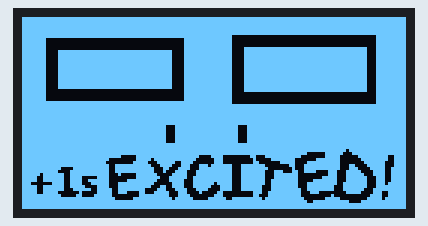
Bench run of a sketch on a simulated Arduino Uno, built with avr-gcc and run on an emulated ATmega328P. Shown: 128×64 one-colour display. What the sketch prints to the serial monitor is not drawn.

Above: at 1.4 s.
At 5.5 s:
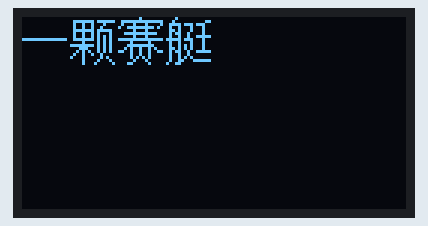

The sketch:

exciteduino.ino
```cpp
#include "U8glib.h"
#include <Wire.h>

U8GLIB_SSD1306_128X64 u8g(U8G_I2C_OPT_NONE);	// I2C / TWI  constructor of ssd1306 oled

const uint8_t rook_bitmap[] PROGMEM = {
0xFF,0xFF,0xFF,0xFF,0xFF,0xFF,0xFF,0xFF,0xFF,0xFF,0xFF,0xFF,0xFF,0xFF,0xFF,0xFF,
0xFF,0xFF,0xFF,0xFF,0xFF,0xFF,0xFF,0xFF,0xFF,0xFF,0xFF,0xFF,0xFF,0xFF,0xFF,0xFF,
0xFF,0xFF,0xFF,0xFF,0xFF,0xFF,0xFF,0xFF,0xFF,0xFF,0xFF,0xFF,0xFF,0xFF,0xFF,0xFF,
0xFF,0xFF,0xFF,0xFF,0xFF,0xFF,0xFF,0xFF,0xFF,0xFF,0xFF,0xFF,0xFF,0xFF,0xFF,0xFF,
0xFF,0xFF,0xFF,0xFF,0xFF,0xFF,0xFF,0xFF,0xFF,0xFF,0xFF,0xFF,0xFF,0xFF,0xFF,0xFF,
0xFF,0xFF,0xFF,0xFF,0xFF,0xFF,0xFF,0xFF,0xFF,0xFF,0xFF,0xFF,0xFF,0xFF,0xFF,0xFF,
0xFF,0xFF,0xFF,0xFF,0xFF,0xFF,0xFF,0xFF,0xFC,0x00,0x00,0x00,0x00,0x00,0x03,0xFF,
0xFF,0x00,0x00,0x00,0x00,0x00,0x03,0xFF,0xFC,0x00,0x00,0x00,0x00,0x00,0x03,0xFF,
0xFF,0x00,0x00,0x00,0x00,0x00,0x03,0xFF,0xFC,0x00,0x00,0x00,0x00,0x00,0x03,0xFF,
0xFF,0x00,0x00,0x00,0x00,0x00,0x03,0xFF,0xFC,0x00,0x00,0x00,0x00,0x00,0x03,0xFF,
0xFF,0x00,0x00,0x00,0x00,0x00,0x03,0xFF,0xFC,0x3F,0xFF,0xFF,0xFF,0xFF,0xE3,0xFF,
0xFF,0x0F,0xFF,0xFF,0xFF,0xFF,0xC3,0xFF,0xFC,0x3F,0xFF,0xFF,0xFF,0xFF,0xE3,0xFF,
0xFF,0x0F,0xFF,0xFF,0xFF,0xFF,0xC3,0xFF,0xFC,0x3F,0xFF,0xFF,0xFF,0xFF,0xE3,0xFF,
0xFF,0x0F,0xFF,0xFF,0xFF,0xFF,0xC3,0xFF,0xFC,0x3F,0xFF,0xFF,0xFF,0xFF,0xE3,0xFF,
0xFF,0x0F,0xFF,0xFF,0xFF,0xFF,0xC3,0xFF,0xFC,0x3F,0xFF,0xFF,0xFF,0xFF,0xE3,0xFF,
0xFF,0x0F,0xFF,0xFF,0xFF,0xFF,0xC3,0xFF,0xFC,0x3F,0xFF,0xFF,0xFF,0xFF,0xE3,0xFF,
0xFF,0x0F,0xFF,0xFF,0xFF,0xFF,0xC3,0xFF,0xFC,0x3F,0xFF,0xFF,0xFF,0xFF,0xE3,0xFF,
0xFF,0x0F,0xFF,0xFF,0xFF,0xFF,0xC3,0xFF,0xFC,0x3F,0xFF,0xFF,0xFF,0xFF,0xE3,0xFF,
0xFF,0x0F,0xFF,0xFF,0xFF,0xFF,0xC3,0xFF,0xFC,0x3F,0xFF,0xFF,0xFF,0xFF,0xE3,0xFF,
0xFF,0x0F,0xFF,0xFF,0xFF,0xFF,0xC3,0xFF,0xFC,0x3F,0xFF,0xFF,0xFF,0xFF,0xE3,0xFF,
0xFF,0x0F,0xFF,0xFF,0xFF,0xFF,0xC3,0xFF,0xFC,0x3F,0xFF,0xFF,0xFF,0xFF,0xE3,0xFF,
0xFF,0x0F,0xFF,0xFF,0xFF,0xFF,0xC3,0xFF,0xFC,0x3F,0xFF,0xFF,0xFF,0xFF,0xE3,0xFF,
0xFF,0x0F,0xFF,0xFF,0xFF,0xFF,0xC3,0xFF,0xFC,0x3F,0xFF,0xFF,0xFF,0xFF,0xE3,0xFF,
0xFF,0x0F,0xFF,0xFF,0xFF,0xFF,0xC3,0xFF,0xFC,0x3F,0xFF,0xFF,0xFF,0xFF,0xE3,0xFF,
0xFF,0x00,0x00,0x00,0x00,0x00,0x03,0xFF,0xFC,0x3F,0xFF,0xFF,0xFF,0xFF,0xE3,0xFF,
0xFF,0x00,0x00,0x00,0x00,0x00,0x03,0xFF,0xFC,0x00,0x00,0x00,0x00,0x00,0x03,0xFF,
0xFF,0x00,0x00,0x00,0x00,0x00,0x03,0xFF,0xFC,0x00,0x00,0x00,0x00,0x00,0x03,0xFF,
0xFF,0x00,0x00,0x00,0x00,0x00,0x03,0xFF,0xFC,0x00,0x00,0x00,0x00,0x00,0x03,0xFF,
0xFF,0xFF,0xFF,0xFF,0xFF,0xFF,0xFF,0xFF,0xFC,0x00,0x00,0x00,0x00,0x00,0x03,0xFF,
0xFF,0xFF,0xFF,0xFF,0xFF,0xFF,0xFF,0xFF,0xFF,0xFF,0xFF,0xFF,0xFF,0xFF,0xFF,0xFF,
0xFF,0xFF,0xFF,0xFF,0xFF,0xFF,0xFF,0xFF,0xFF,0xFF,0xFF,0xFF,0xFF,0xFF,0xFF,0xFF,
0xFF,0xFF,0xFF,0xFF,0xFF,0xFF,0xFF,0xFF,0xFF,0xFF,0xFF,0xFF,0xFF,0xFF,0xFF,0xFF,
0xFF,0xFF,0xFF,0xFF,0xFF,0xFF,0xFF,0xFF,0xFF,0xFF,0xFF,0xFF,0xFF,0xFF,0xFF,0xFF,
0xFF,0xFF,0xFF,0xFF,0xFF,0xFF,0xFF,0xFF,0xFF,0xFF,0xFF,0xFF,0xFF,0xFF,0xFF,0xFF,
0xFF,0xFF,0xFF,0xFF,0xFF,0xFF,0xFF,0xFF,0xFF,0xFF,0xFF,0xFF,0xFF,0xFF,0xFF,0xFF,
0xFF,0xFF,0xFF,0xFF,0xFF,0xFF,0xFF,0xFF,0xFF,0xFF,0xFF,0xFF,0xFF,0xFF,0xFF,0xFF,
0xFF,0xFF,0xFF,0xFF,0xFF,0xFF,0x1F,0xFF,0xFF,0x1F,0xFF,0xFF,0xFF,0xFF,0xFF,0xFF,
0xFF,0xFF,0xFF,0xFF,0xFF,0xFF,0x1F,0xFF,0xFF,0x1F,0xFF,0xFF,0xFF,0xFF,0xFF,0xFF,
0xFF,0xFF,0xFF,0xFF,0xFF,0xFF,0x1F,0xFF,0xFF,0x1F,0xFF,0xFF,0xFF,0xFF,0xFF,0xFF,
0xFF,0xFF,0xFF,0xFF,0xFF,0xFF,0x1F,0xFF,0xFF,0x1F,0xFF,0xFF,0xFF,0xFF,0xFF,0xFF,
0xFF,0xFF,0xFF,0xFF,0xFF,0xFF,0x1F,0xFF,0xFF,0x1F,0xFF,0xFF,0xFF,0xFF,0xFF,0xFF,
0xFF,0xFF,0xFF,0xFF,0xFF,0xFF,0x1F,0xFF,0xFF,0x1F,0xFF,0xFF,0xFF,0xFF,0xFF,0xFF,
0xFF,0xFF,0xFF,0xFF,0xFF,0xFF,0xFF,0xFF,0xFF,0xFF,0xFF,0xFF,0xFF,0xFF,0xFF,0xFF,
0xFF,0xFF,0xFF,0xFF,0xFF,0xFF,0xFF,0xFF,0xFF,0xFF,0xFF,0xFF,0xFF,0xFF,0xFF,0xFF,
0xFF,0xFF,0xFF,0xFF,0xFF,0xFF,0xFF,0xFF,0xFF,0xFF,0xFF,0xFF,0xFF,0xF7,0xFF,0xFF,
0xFF,0xFF,0xFF,0xFF,0xFF,0xFF,0xFF,0xFF,0xFF,0xFF,0xFF,0xFE,0x07,0xE3,0xFF,0xFF,
0xFF,0xFF,0xFF,0xFF,0x83,0xFF,0xFF,0xE1,0xE0,0x0C,0x7F,0xF8,0x07,0xC0,0xFF,0xCF,
0xFF,0xFF,0xFF,0xF8,0x03,0xEF,0xFF,0xC0,0xE0,0x04,0x1F,0xE0,0x3F,0xC0,0x7F,0xCF,
0xFF,0xFF,0xFF,0xF0,0x07,0xC7,0xE7,0x80,0xE0,0x06,0x03,0xE1,0xFF,0xC0,0x3F,0x8F,
0xFF,0xFF,0xFF,0xF9,0xFF,0xE3,0xC7,0x1D,0xFC,0x7F,0x80,0x63,0xFF,0xC6,0x1F,0x8F,
0xFF,0xF8,0x7F,0xF9,0xFF,0xF1,0x8F,0x1F,0xFC,0x7F,0xC0,0x23,0xFF,0xC7,0x0F,0x9F,
0xFF,0xF0,0xFF,0xF9,0xFF,0xF1,0x1E,0x3F,0xFC,0x7F,0x8E,0x33,0xC3,0x8F,0x87,0x9F,
0xFD,0xFC,0xFF,0xF8,0x83,0xF8,0x3E,0x3F,0xFC,0x7F,0x8F,0xF0,0x03,0x8F,0xC7,0x9F,
0xF9,0xFC,0xF0,0x78,0x03,0xFC,0x7E,0x7F,0xFC,0x7F,0x8F,0xF0,0x0F,0x8F,0xE3,0x9F,
0xF9,0xFC,0xF3,0xF8,0x1F,0xF8,0x7C,0x7F,0xFC,0x7F,0x9F,0xF0,0x7F,0x8F,0xE3,0x9F,
0xE0,0x3C,0xF1,0xF8,0xFF,0xF0,0x3C,0x7F,0x7C,0x7F,0x9F,0xF1,0xFF,0x9F,0xE3,0xBF,
0xF9,0xFC,0xF8,0x78,0xFF,0xE3,0x3C,0x7E,0x3C,0x7F,0x1F,0xF1,0xFF,0x1F,0xE3,0xFF,
0xF9,0xFC,0x7E,0x7C,0xFF,0x87,0x1E,0x3C,0x3C,0x7F,0x1F,0xF9,0xFF,0x1F,0xC7,0xFF,
0xF9,0xF0,0x10,0x7C,0xE1,0x8F,0x8E,0x10,0x60,0x07,0x3F,0xF8,0xE0,0x0F,0x87,0x3F,
0xFF,0xF8,0x30,0xFC,0x01,0xFF,0x8F,0x00,0xE0,0x06,0x3F,0xF8,0x01,0x00,0x0F,0x3F,
0xFF,0xFF,0xFF,0xFE,0x07,0xFF,0xDF,0x83,0xF3,0xFF,0x7F,0xFC,0x07,0xC0,0x1F,0x7F,
0xFF,0xFF,0xFF,0xFF,0xFF,0xFF,0xFF,0xFF,0xFF,0xFF,0xFF,0xFE,0x7F,0xF8,0x7F,0xFF,
0xFF,0xFF,0xFF,0xFF,0xFF,0xFF,0xFF,0xFF,0xFF,0xFF,0xFF,0xFF,0xFF,0xFF,0xFF,0xFF,
0xFF,0xFF,0xFF,0xFF,0xFF,0xFF,0xFF,0xFF,0xFF,0xFF,0xFF,0xFF,0xFF,0xFF,0xFF,0xFF
};

const uint8_t yi_16x16[] PROGMEM = {
0x00,0x00,0x00,0x00,0x00,0x00,0x00,0x00,0x00,0x00,0x00,0x00,0x00,0x00,0xFF,0xFE,
0x00,0x00,0x00,0x00,0x00,0x00,0x00,0x00,0x00,0x00,0x00,0x00,0x00,0x00,0x00,0x00
};

const uint8_t ke_16x16[] PROGMEM = {
0x00,0x00,0x7F,0x7E,0x49,0x10,0x49,0x20,0x7F,0x7C,0x49,0x44,0x49,0x54,0x7F,0x54,
0x08,0x54,0xFF,0x54,0x1C,0x54,0x2A,0x54,0x49,0x20,0x88,0x28,0x08,0x44,0x08,0x82
};

const uint8_t sai_16x16[] PROGMEM = {
0x01,0x00,0x7F,0xFE,0x44,0x42,0x9F,0xF4,0x04,0x40,0x3F,0xF8,0x04,0x40,0xFF,0xFE,
0x08,0x20,0x1F,0xF0,0x29,0x28,0xC9,0x26,0x09,0x20,0x0A,0xA0,0x04,0x40,0x18,0x20
};

const uint8_t ting_16x16[] PROGMEM = {
0x10,0x00,0x20,0x06,0x7B,0xB8,0x48,0x88,0x68,0x88,0x59,0x08,0x49,0x3E,0xFB,0x88,
0x48,0x88,0x4A,0x88,0x6A,0x88,0x59,0x3E,0x49,0x00,0x4A,0x80,0x4C,0x7E,0x98,0x00
};


int state=0;

void initial(){
   // graphic commands to redraw the complete screen should be placed here
  u8g.drawBitmapP( 0, 0, 16, 64, rook_bitmap);
}

void showCN(){
   u8g.drawBitmapP( 0, 0, 2, 16, yi_16x16);
   u8g.drawBitmapP( 16, 0, 2, 16, ke_16x16);
   u8g.drawBitmapP( 32, 0, 2, 16, sai_16x16);
   u8g.drawBitmapP( 48, 0, 2, 16, ting_16x16);
}

void draw(void) {
    switch(state) {
    case 0: initial(); break;
    case 1: showCN(); break;
  }
}

void setup()
{
  Serial.begin(9600);
  Serial.println("start");
}

void loop()
{

  u8g.firstPage();
  do {
    draw();
  } while( u8g.nextPage());

  if(state==0)
    delay(4000);

  if(state==1){
    delay(8000);
    state=-1;
  }

  state++;

}

/*
//uno code
String inputString = "";         // a string to hold incoming data
boolean stringComplete = false;  // whether the string is complete

void setup()
{
  Serial.begin(9600);
  pinMode(13,OUTPUT);
}

void loop()
{
  digitalWrite(13,HIGH);
  delay(1000);
  digitalWrite(13,LOW);
  delay(1000);
}

void serialEvent() {
  while (Serial.available()) {
    // get the new byte:
    char inChar = (char)Serial.read();
    // add it to the inputString:
    inputString += inChar;
    // if the incoming character is a newline, set a flag
    // so the main loop can do something about it:
    if (inChar == '\n')
    {
      stringComplete = true;
    }

    if (stringComplete)
    {
      Serial.println(inputString);
      // clear the string:
      inputString = "";
      stringComplete = false;
    }
  }
}
*/
```

Measured:
- what the display in image 0 shows lasts 4.1 s, from 1.4 s to 5.5 s
- what the display in image 1 shows lasts 9.3 s, from 5.5 s to 14.8 s
